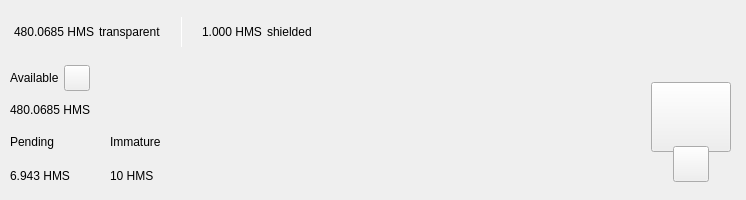
<?xml version="1.0" encoding="UTF-8"?>
<ui version="4.0">
 <class>TopBar</class>
 <widget class="QWidget" name="TopBar">
  <property name="geometry">
   <rect>
    <x>0</x>
    <y>0</y>
    <width>734</width>
    <height>200</height>
   </rect>
  </property>
  <property name="minimumSize">
   <size>
    <width>0</width>
    <height>200</height>
   </size>
  </property>
  <property name="maximumSize">
   <size>
    <width>16777215</width>
    <height>200</height>
   </size>
  </property>
  <property name="windowTitle">
   <string notr="true">N/A</string>
  </property>
  <layout class="QVBoxLayout" name="verticalLayout_10" stretch="0">
   <property name="spacing">
    <number>0</number>
   </property>
   <property name="leftMargin">
    <number>0</number>
   </property>
   <property name="topMargin">
    <number>0</number>
   </property>
   <property name="rightMargin">
    <number>0</number>
   </property>
   <property name="bottomMargin">
    <number>0</number>
   </property>
   <item>
    <widget class="PFBorderImage" name="containerTop">
     <layout class="QVBoxLayout" name="verticalLayout_11">
      <property name="spacing">
       <number>0</number>
      </property>
      <property name="leftMargin">
       <number>0</number>
      </property>
      <property name="topMargin">
       <number>0</number>
      </property>
      <property name="rightMargin">
       <number>0</number>
      </property>
      <property name="bottomMargin">
       <number>0</number>
      </property>
      <item>
       <widget class="QWidget" name="top_container_2" native="true">
        <property name="minimumSize">
         <size>
          <width>0</width>
          <height>65</height>
         </size>
        </property>
        <layout class="QHBoxLayout" name="top_container">
         <property name="spacing">
          <number>0</number>
         </property>
         <property name="leftMargin">
          <number>14</number>
         </property>
         <property name="topMargin">
          <number>0</number>
         </property>
         <property name="rightMargin">
          <number>14</number>
         </property>
         <property name="bottomMargin">
          <number>0</number>
         </property>
         <item alignment="Qt::AlignVCenter">
          <widget class="QWidget" name="widgetTopAmount" native="true">
           <property name="sizePolicy">
            <sizepolicy hsizetype="Preferred" vsizetype="Maximum">
             <horstretch>0</horstretch>
             <verstretch>0</verstretch>
            </sizepolicy>
           </property>
           <layout class="QHBoxLayout" name="horizontalLayout_5">
            <property name="spacing">
             <number>5</number>
            </property>
            <property name="leftMargin">
             <number>0</number>
            </property>
            <property name="topMargin">
             <number>0</number>
            </property>
            <property name="rightMargin">
             <number>0</number>
            </property>
            <property name="bottomMargin">
             <number>0</number>
            </property>
            <item alignment="Qt::AlignTop">
             <widget class="QLabel" name="labelAmountTopPiv">
              <property name="minimumSize">
               <size>
                <width>0</width>
                <height>36</height>
               </size>
              </property>
              <property name="styleSheet">
               <string notr="true">padding:0px;margin:0px;</string>
              </property>
              <property name="text">
               <string notr="true">480.0685 HMS</string>
              </property>
             </widget>
            </item>
            <item>
             <widget class="QLabel" name="labelTrans">
              <property name="text">
               <string>transparent</string>
              </property>
             </widget>
            </item>
            <item>
             <spacer name="horizontalSpacer_11">
              <property name="orientation">
               <enum>Qt::Horizontal</enum>
              </property>
              <property name="sizeType">
               <enum>QSizePolicy::Fixed</enum>
              </property>
              <property name="sizeHint" stdset="0">
               <size>
                <width>15</width>
                <height>20</height>
               </size>
              </property>
             </spacer>
            </item>
            <item alignment="Qt::AlignVCenter">
             <widget class="QLabel" name="typeSpacerTop">
              <property name="minimumSize">
               <size>
                <width>1</width>
                <height>30</height>
               </size>
              </property>
              <property name="maximumSize">
               <size>
                <width>1</width>
                <height>30</height>
               </size>
              </property>
              <property name="styleSheet">
               <string notr="true">background-color:white;
padding:0px;
border:none;</string>
              </property>
              <property name="text">
               <string/>
              </property>
             </widget>
            </item>
            <item>
             <spacer name="horizontalSpacer_12">
              <property name="orientation">
               <enum>Qt::Horizontal</enum>
              </property>
              <property name="sizeType">
               <enum>QSizePolicy::Fixed</enum>
              </property>
              <property name="sizeHint" stdset="0">
               <size>
                <width>15</width>
                <height>20</height>
               </size>
              </property>
             </spacer>
            </item>
            <item alignment="Qt::AlignTop">
             <widget class="QLabel" name="labelAmountTopShieldedPiv">
              <property name="minimumSize">
               <size>
                <width>0</width>
                <height>36</height>
               </size>
              </property>
              <property name="text">
               <string notr="true">1.000 HMS</string>
              </property>
             </widget>
            </item>
            <item>
             <widget class="QLabel" name="labelShield">
              <property name="text">
               <string>shielded</string>
              </property>
             </widget>
            </item>
           </layout>
          </widget>
         </item>
         <item>
          <spacer name="horizontalSpacer">
           <property name="orientation">
            <enum>Qt::Horizontal</enum>
           </property>
           <property name="sizeHint" stdset="0">
            <size>
             <width>40</width>
             <height>20</height>
            </size>
           </property>
          </spacer>
         </item>
         <item>
          <layout class="QHBoxLayout" name="horizontalLayout_4">
           <property name="spacing">
            <number>12</number>
           </property>
           <property name="rightMargin">
            <number>0</number>
           </property>
           <item alignment="Qt::AlignRight">
            <widget class="QWidget" name="layoutSync" native="true">
             <property name="minimumSize">
              <size>
               <width>0</width>
               <height>36</height>
              </size>
             </property>
             <property name="maximumSize">
              <size>
               <width>16777215</width>
               <height>36</height>
              </size>
             </property>
             <layout class="QVBoxLayout" name="verticalLayout_9">
              <property name="leftMargin">
               <number>0</number>
              </property>
              <property name="topMargin">
               <number>0</number>
              </property>
              <property name="rightMargin">
               <number>0</number>
              </property>
              <property name="bottomMargin">
               <number>0</number>
              </property>
              <item>
               <widget class="ExpandableButton" name="pushButtonSync" native="true">
                <property name="minimumSize">
                 <size>
                  <width>36</width>
                  <height>36</height>
                 </size>
                </property>
                <property name="maximumSize">
                 <size>
                  <width>16777215</width>
                  <height>36</height>
                 </size>
                </property>
               </widget>
              </item>
             </layout>
            </widget>
           </item>
           <item>
            <widget class="ExpandableButton" name="pushButtonHDUpgrade" native="true">
             <property name="minimumSize">
              <size>
               <width>36</width>
               <height>36</height>
              </size>
             </property>
            </widget>
           </item>
           <item>
            <widget class="ExpandableButton" name="pushButtonStack" native="true">
             <property name="minimumSize">
              <size>
               <width>36</width>
               <height>36</height>
              </size>
             </property>
            </widget>
           </item>
           <item>
            <widget class="ExpandableButton" name="pushButtonColdStaking" native="true">
             <property name="minimumSize">
              <size>
               <width>36</width>
               <height>36</height>
              </size>
             </property>
            </widget>
           </item>
           <item>
            <widget class="ExpandableButton" name="pushButtonConnection" native="true">
             <property name="minimumSize">
              <size>
               <width>36</width>
               <height>36</height>
              </size>
             </property>
            </widget>
           </item>
           <item>
            <widget class="ExpandableButton" name="pushButtonTor" native="true">
             <property name="minimumSize">
              <size>
               <width>36</width>
               <height>36</height>
              </size>
             </property>
            </widget>
           </item>
           <item>
            <widget class="ExpandableButton" name="pushButtonLock" native="true">
             <property name="sizePolicy">
              <sizepolicy hsizetype="Expanding" vsizetype="Expanding">
               <horstretch>0</horstretch>
               <verstretch>0</verstretch>
              </sizepolicy>
             </property>
             <property name="minimumSize">
              <size>
               <width>36</width>
               <height>0</height>
              </size>
             </property>
            </widget>
           </item>
           <item>
            <widget class="ExpandableButton" name="pushButtonTheme" native="true">
             <property name="minimumSize">
              <size>
               <width>36</width>
               <height>36</height>
              </size>
             </property>
             <property name="maximumSize">
              <size>
               <width>16777215</width>
               <height>36</height>
              </size>
             </property>
            </widget>
           </item>
           <item>
            <widget class="ExpandableButton" name="pushButtonFAQ" native="true">
             <property name="minimumSize">
              <size>
               <width>36</width>
               <height>36</height>
              </size>
             </property>
            </widget>
           </item>
          </layout>
         </item>
        </layout>
       </widget>
      </item>
      <item>
       <widget class="QWidget" name="bottom_container" native="true">
        <property name="minimumSize">
         <size>
          <width>0</width>
          <height>135</height>
         </size>
        </property>
        <layout class="QHBoxLayout" name="botton_container">
         <property name="leftMargin">
          <number>10</number>
         </property>
         <property name="topMargin">
          <number>0</number>
         </property>
         <property name="rightMargin">
          <number>10</number>
         </property>
         <property name="bottomMargin">
          <number>10</number>
         </property>
         <item>
          <layout class="QVBoxLayout" name="verticalLayout_7">
           <property name="spacing">
            <number>0</number>
           </property>
           <property name="leftMargin">
            <number>0</number>
           </property>
           <property name="rightMargin">
            <number>30</number>
           </property>
           <item>
            <layout class="QVBoxLayout" name="verticalLayout_2">
             <item>
              <layout class="QHBoxLayout" name="horizontalLayoutContainerAvailable">
               <property name="spacing">
                <number>5</number>
               </property>
               <item>
                <widget class="QLabel" name="labelTitle1">
                 <property name="text">
                  <string>Available</string>
                 </property>
                </widget>
               </item>
               <item>
                <widget class="QPushButton" name="pushButtonBalanceInfo">
                 <property name="minimumSize">
                  <size>
                   <width>26</width>
                   <height>26</height>
                  </size>
                 </property>
                 <property name="maximumSize">
                  <size>
                   <width>26</width>
                   <height>26</height>
                  </size>
                 </property>
                 <property name="mouseTracking">
                  <bool>true</bool>
                 </property>
                 <property name="focusPolicy">
                  <enum>Qt::NoFocus</enum>
                 </property>
                 <property name="text">
                  <string notr="true"/>
                 </property>
                 <property name="iconSize">
                  <size>
                   <width>24</width>
                   <height>24</height>
                  </size>
                 </property>
                 <property name="shortcut">
                  <string notr="true"/>
                 </property>
                </widget>
               </item>
               <item>
                <spacer name="horizontalSpacer_4">
                 <property name="orientation">
                  <enum>Qt::Horizontal</enum>
                 </property>
                 <property name="sizeType">
                  <enum>QSizePolicy::MinimumExpanding</enum>
                 </property>
                 <property name="sizeHint" stdset="0">
                  <size>
                   <width>20</width>
                   <height>20</height>
                  </size>
                 </property>
                </spacer>
               </item>
              </layout>
             </item>
             <item>
              <widget class="QLabel" name="labelAmountPiv">
               <property name="text">
                <string notr="true">480.0685 HMS</string>
               </property>
              </widget>
             </item>
            </layout>
           </item>
           <item>
            <widget class="QWidget" name="container_imm_pend" native="true">
             <layout class="QHBoxLayout" name="horizontalLayout_2">
              <property name="spacing">
               <number>0</number>
              </property>
              <property name="leftMargin">
               <number>0</number>
              </property>
              <property name="topMargin">
               <number>0</number>
              </property>
              <property name="rightMargin">
               <number>0</number>
              </property>
              <property name="bottomMargin">
               <number>0</number>
              </property>
              <item alignment="Qt::AlignLeft">
               <widget class="QWidget" name="container_pending" native="true">
                <property name="sizePolicy">
                 <sizepolicy hsizetype="Minimum" vsizetype="Preferred">
                  <horstretch>0</horstretch>
                  <verstretch>0</verstretch>
                 </sizepolicy>
                </property>
                <layout class="QVBoxLayout" name="verticalLayout_3">
                 <property name="leftMargin">
                  <number>0</number>
                 </property>
                 <property name="topMargin">
                  <number>0</number>
                 </property>
                 <property name="rightMargin">
                  <number>0</number>
                 </property>
                 <property name="bottomMargin">
                  <number>0</number>
                 </property>
                 <item>
                  <widget class="QLabel" name="labelTitle3">
                   <property name="text">
                    <string>Pending</string>
                   </property>
                  </widget>
                 </item>
                 <item>
                  <widget class="QLabel" name="labelPendingPiv">
                   <property name="text">
                    <string notr="true">6.943 HMS</string>
                   </property>
                  </widget>
                 </item>
                </layout>
               </widget>
              </item>
              <item>
               <spacer name="horizontalSpacer_3">
                <property name="orientation">
                 <enum>Qt::Horizontal</enum>
                </property>
                <property name="sizeType">
                 <enum>QSizePolicy::Fixed</enum>
                </property>
                <property name="sizeHint" stdset="0">
                 <size>
                  <width>40</width>
                  <height>20</height>
                 </size>
                </property>
               </spacer>
              </item>
              <item alignment="Qt::AlignLeft">
               <widget class="QWidget" name="container_immature" native="true">
                <property name="sizePolicy">
                 <sizepolicy hsizetype="Minimum" vsizetype="Preferred">
                  <horstretch>0</horstretch>
                  <verstretch>0</verstretch>
                 </sizepolicy>
                </property>
                <layout class="QVBoxLayout" name="verticalLayout_4">
                 <property name="leftMargin">
                  <number>0</number>
                 </property>
                 <property name="topMargin">
                  <number>0</number>
                 </property>
                 <property name="rightMargin">
                  <number>0</number>
                 </property>
                 <property name="bottomMargin">
                  <number>0</number>
                 </property>
                 <item>
                  <widget class="QLabel" name="labelTitle4">
                   <property name="text">
                    <string>Immature</string>
                   </property>
                  </widget>
                 </item>
                 <item>
                  <widget class="QLabel" name="labelImmaturePiv">
                   <property name="text">
                    <string notr="true">10 HMS</string>
                   </property>
                  </widget>
                 </item>
                </layout>
               </widget>
              </item>
              <item>
               <spacer name="horizontalSpacer_5">
                <property name="orientation">
                 <enum>Qt::Horizontal</enum>
                </property>
                <property name="sizeHint" stdset="0">
                 <size>
                  <width>40</width>
                  <height>20</height>
                 </size>
                </property>
               </spacer>
              </item>
             </layout>
            </widget>
           </item>
          </layout>
         </item>
         <item>
          <spacer name="horizontalSpacer_2">
           <property name="orientation">
            <enum>Qt::Horizontal</enum>
           </property>
           <property name="sizeHint" stdset="0">
            <size>
             <width>40</width>
             <height>20</height>
            </size>
           </property>
          </spacer>
         </item>
         <item alignment="Qt::AlignHCenter|Qt::AlignVCenter">
          <widget class="QWidget" name="qrContainer" native="true">
           <property name="sizePolicy">
            <sizepolicy hsizetype="Preferred" vsizetype="Minimum">
             <horstretch>0</horstretch>
             <verstretch>0</verstretch>
            </sizepolicy>
           </property>
           <property name="minimumSize">
            <size>
             <width>90</width>
             <height>110</height>
            </size>
           </property>
           <property name="maximumSize">
            <size>
             <width>90</width>
             <height>110</height>
            </size>
           </property>
           <layout class="QVBoxLayout" name="containerQR">
            <property name="spacing">
             <number>0</number>
            </property>
            <property name="leftMargin">
             <number>5</number>
            </property>
            <property name="topMargin">
             <number>10</number>
            </property>
            <property name="rightMargin">
             <number>5</number>
            </property>
            <property name="bottomMargin">
             <number>0</number>
            </property>
            <item>
             <widget class="QPushButton" name="btnQr">
              <property name="minimumSize">
               <size>
                <width>70</width>
                <height>70</height>
               </size>
              </property>
              <property name="maximumSize">
               <size>
                <width>16777215</width>
                <height>70</height>
               </size>
              </property>
              <property name="focusPolicy">
               <enum>Qt::NoFocus</enum>
              </property>
              <property name="text">
               <string/>
              </property>
              <property name="iconSize">
               <size>
                <width>70</width>
                <height>70</height>
               </size>
              </property>
             </widget>
            </item>
            <item>
             <spacer name="verticalSpacer">
              <property name="orientation">
               <enum>Qt::Vertical</enum>
              </property>
              <property name="sizeType">
               <enum>QSizePolicy::Fixed</enum>
              </property>
              <property name="sizeHint" stdset="0">
               <size>
                <width>20</width>
                <height>20</height>
               </size>
              </property>
             </spacer>
            </item>
            <item alignment="Qt::AlignHCenter|Qt::AlignBottom">
             <widget class="QPushButton" name="pushButtonQR">
              <property name="minimumSize">
               <size>
                <width>36</width>
                <height>36</height>
               </size>
              </property>
              <property name="maximumSize">
               <size>
                <width>36</width>
                <height>36</height>
               </size>
              </property>
              <property name="focusPolicy">
               <enum>Qt::NoFocus</enum>
              </property>
              <property name="text">
               <string/>
              </property>
             </widget>
            </item>
           </layout>
          </widget>
         </item>
        </layout>
       </widget>
      </item>
     </layout>
    </widget>
   </item>
  </layout>
 </widget>
 <customwidgets>
  <customwidget>
   <class>ExpandableButton</class>
   <extends>QWidget</extends>
   <header>qt/pivx/expandablebutton.h</header>
   <container>1</container>
  </customwidget>
  <customwidget>
   <class>PFBorderImage</class>
   <extends>QFrame</extends>
   <header>qt/pivx/pfborderimage.h</header>
   <container>1</container>
  </customwidget>
 </customwidgets>
 <resources/>
 <connections/>
</ui>
